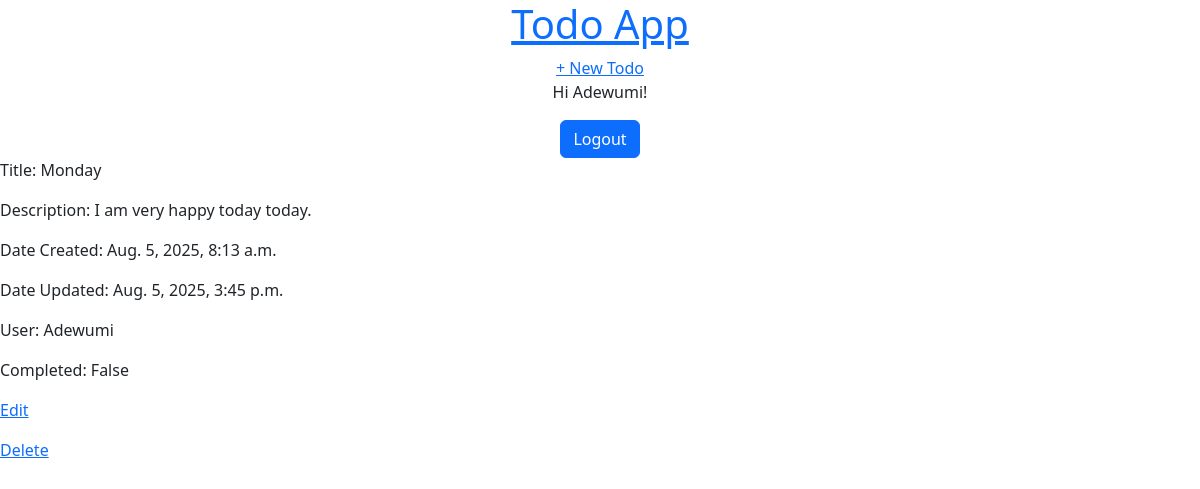
Screenshot of /7/ (signed in) with the database file from the repository.
### todos/models.py (models this page shows, shortened)
class Todo(models.Model):
    title = models.CharField(max_length=100)
    user = models.ForeignKey(
        User, on_delete=models.CASCADE, blank=True, null=True, editable=False
        )
    short_description = models.TextField()
    date_created = models.DateTimeField(auto_now_add=True)
    date_updated = models.DateTimeField(auto_now=True)
    is_done = models.BooleanField()
    class Meta:
        ordering = ['-date_created']

### todos/views.py (the view)
# urls.py: path("<int:pk>/", TodoDetailView.as_view(), name="todo-detail"),
class TodoDetailView(LoginRequiredMixin, UserPassesTestMixin, DetailView):
    model = Todo
    template_name = 'todos/todo_detail.html'
    def test_func(self):
        obj = self.get_object()
        return obj.user == self.request.user

### todos/templates/todos/todo_detail.html
{% extends 'todos/base.html' %}
{% block content %}
<p>Title: {{ todo.title }}</p>
<p>Description: {{ todo.short_description }}</p>
<p>Date Created: {{ todo.date_created }}</p>
<p>Date Updated: {{ todo.date_updated }}</p>
<p>User: {{ todo.user }}</p>
<p>Completed: {{ todo.is_done }}</p>
<p><a href="{% url 'todo-update' todo.id %}">Edit</a></p>
<p><a href="{% url 'todo-delete' todo.id %}">Delete</a></p>
{% endblock content %}

### todos/templates/todos/base.html (shortened to what this page needs)
<!doctype html>
<html lang="en">
  <head>
    <link href="https://cdn.jsdelivr.net/npm/bootstrap@5.3.7/dist/css/bootstrap.min.css" rel="stylesheet">
  </head>
<body>
<div>
<header>
<div class="nav-left">
<h1 class='text-center'><a href="{% url 'home' %}">Todo App</a></h1>
</div>
<div class="nav-right text-center">
<a href="{% url 'todo-create' %}">+ New Todo </a>
</div>
</header>
{% if user.is_authenticated %}
<p class='text-center'>Hi {{ user.username }}!</p>
{% load django_bootstrap5 %}
<form method='post' action="{% url 'logout' %}" class='text-center'>
{% bootstrap_button button_type="submit" content="Logout" %}
</form>
{% endif %}
{% block content %}
{% endblock content %}
</body>
</html>

### rows the page displays
Todo: title "Monday", short_description "I am very happy today today.", date_created "Aug. 5, 2025, 8:13 a.m.", date_updated "Aug. 5, 2025, 3:45 p.m.", user "Adewumi", is_done "False"

### other values shown
{{ user.username }} "Adewumi"
